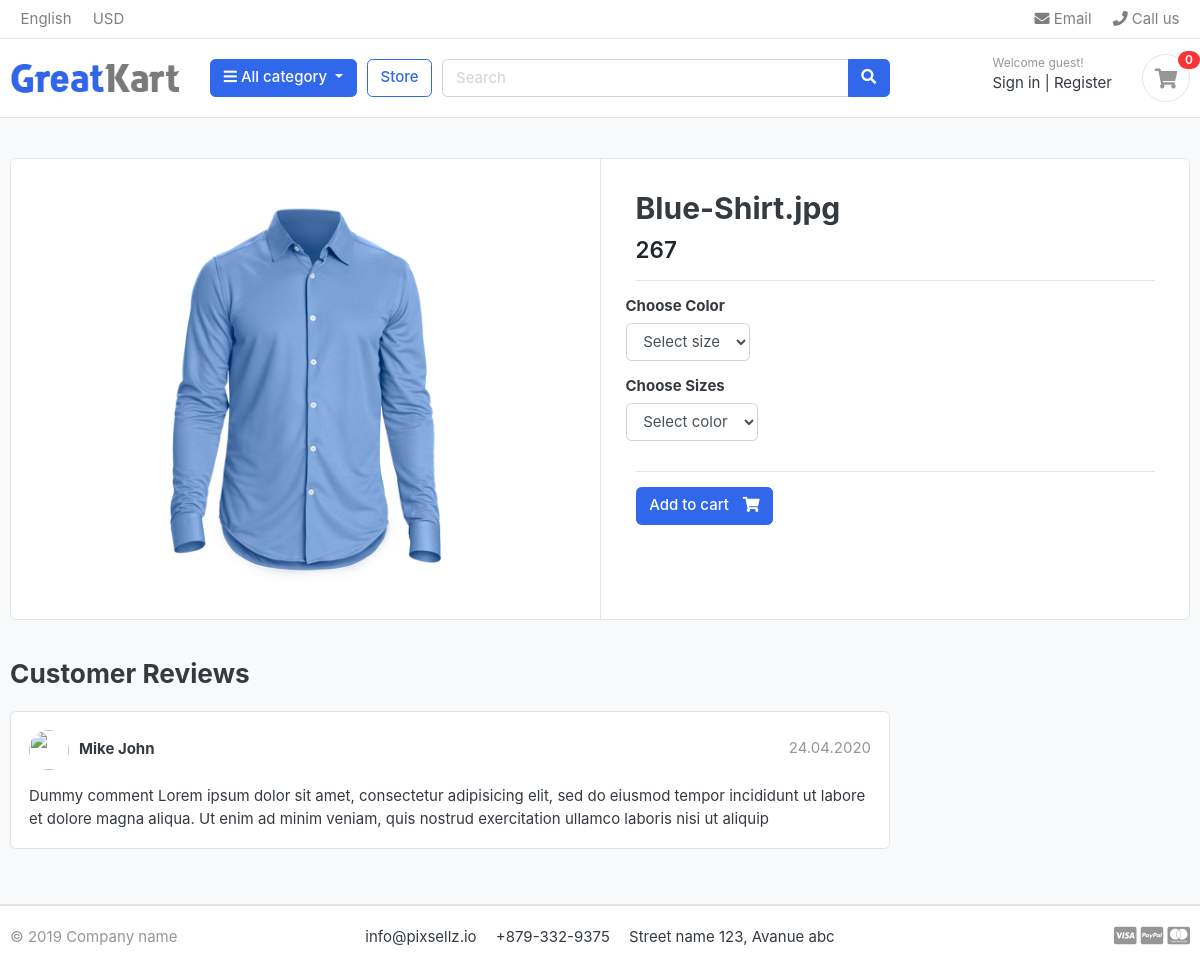
/store/shirt/blue-shirtjpg, run on the app's committed database.
### store/models.py (models this page shows, shortened)
class Product(models.Model):
    product_name = models.CharField(max_length=200, unique=True)
    slug = models.SlugField(max_length=200, unique=True)
    description = models.TextField(blank=True)
    image = models.ImageField(upload_to='photos/products')
    category = models.ForeignKey(Category, on_delete=models.CASCADE)
    stock = models.IntegerField()
    price = models.IntegerField()
    is_avaliable = models.BooleanField()
    created_at = models.DateTimeField(auto_now_add=True)
    updated_at = models.DateTimeField(auto_now=True)

### store/views.py (the view)
# urls.py: path('<slug:category_slug>/<slug:product_slug>', views.product_detail, name='product-detail'),
def product_detail(request, category_slug, product_slug):
    try:
      product = Product.objects.get(category__slug=category_slug, slug=product_slug)
      is_cart_product = CartItem.objects.filter(cart__cart_id = _cart_id(request), product=product).exists()
      print(is_cart_product)
    except Exception as e:
        raise e
    context = {
        'single_product': product,
        'in_cart': is_cart_product
    }
    return render (request, 'product-detail.html', context=context)

### carts/context_processor.py (called while the page is built)
def cart_counter(request):
    counter = 0
    try:
        cart =Cart.objects.filter(cart_id=_cart_id(request))
        cart_items = CartItem.objects.all().filter(cart=cart[:1])
        for _ in cart_items:
          counter += 1
    except Cart.DoesNotExist:
       counter = {}
    return dict(cart_count=counter)

### carts/views.py (called while the page is built)
def _cart_id(request):
    cart = request.session.session_key
    if not cart:
        print('new session key has been added')
        request.session.create()
    return cart

### category/context_processor.py (called while the page is built)
def all_category(request):
    all_category_links = Category.objects.all()
    return {'all_category_links': all_category_links}

### category/models.py (called while the page is built)
    def get_url(self):
        return reverse('category-link', args=[self.category_name])

### store/models.py (called while the page is built)
    def colors(self):
        return super().get_queryset().filter(variation_category='color')

    def sizes(self):
        return super().get_queryset().filter(variation_category='size')

### templates/product-detail.html (shortened to what this page needs)
{% extends 'base.html' %} {% block content %}
<section class="section-content padding-y bg">
  <div class="container">
    <div class="card">
      <div class="row no-gutters">
        <aside class="col-md-6">
          <article class="gallery-wrap">
            <div class="img-big-wrap">
              <a href="#"><img src="{{single_product.image.url }}" /></a>
            </div>
          </article>
        </aside>
        <main class="col-md-6 border-left">
          <form
            method="post"
            action="{% url 'add-product' single_product.id %}"
          >
            <article class="content-body">
              <h2 class="title">{{single_product.product_name}}</h2>
              <div class="mb-3">
                <var class="price h4">{{single_product.price}}</var>
              </div>
              <hr />
              <div class="row">
                <div class="item-option-select">
                  <h6>Choose Color</h6>
                  <select name="color" class="form-control">
                    <option value="" disabled selected>Select size</option>
                  </select>
                </div>
              </div>
              <div class="row">
                <div class="item-option-select">
                  <h6>Choose Sizes</h6>
                  <select name="size" class="form-control">
                    <option value="" disabled selected>Select color</option>
                  </select>
                </div>
              </div>
              <hr />
              {% if single_product.stock > 0 %} {% if in_cart %}
              <a
                href="{% url 'add-product' single_product.id %}"
                class="btn btn-primary"
              >
                <span class="text">Add to cart</span>
                <i class="fas fa-shopping-cart"></i>
              </a>
              <a href="{% url 'cart-page' %}" class="btn btn-success">
                <span class="text">View in Cart</span>
                <i class="fas fa-eye"></i>
              </a>
              {% else %}
              <button type="submit" class="btn btn-primary">
                <span class="text">Add to cart</span>
                <i class="fas fa-shopping-cart"></i>
              </button>
              {% endif %} {% else %}
              <h5>Product out of stock</h5>
              {% endif %}
            </article>
          </form>
        </main>
      </div>
    </div>
    <br />
    <div class="row">
      <div class="col-md-9">
        <header class="section-heading">
          <h3>Customer Reviews</h3>
        </header>
        <article class="box mb-3">
          <div class="icontext w-100">
            <img src="#" class="img-xs icon rounded-circle" />
            <div class="text">
              <span class="date text-muted float-md-right">24.04.2020 </span>
              <h6 class="mb-1">Mike John</h6>
            </div>
          </div>
          <div class="mt-3">
            <p>
              Dummy comment Lorem ipsum dolor sit amet, consectetur adipisicing
              elit, sed do eiusmod tempor incididunt ut labore et dolore magna
              aliqua. Ut enim ad minim veniam, quis nostrud exercitation ullamco
              laboris nisi ut aliquip
            </p>
          </div>
        </article>
      </div>
    </div>
  </div>
</section>
{% endblock content %}

### static/css/ui.css (style rules this page uses)
html { font-family: "Inter", sans-serif; font-size: 15px; }
.content-body { flex: 1 1 auto; padding: 2rem 2.3rem; }
.img-xs, .img-sm, .img-md, .img-lg { -o-object-fit: cover; object-fit: cover; flex-shrink: 0; flex-grow: 0; }
.img-xs { width: 40px; height: 40px; }
.padding-y { padding-top: 40px; padding-bottom: 40px; }
var { font-style: normal; }
article:after, .form-group:after { display: block; clear: both; content: ""; }
.bg { background-color: #f8f9fa; }
.section-heading { margin-bottom: 20px; margin-top: 15px; }
p:last-child { margin-bottom: 0; }
.btn .text + i { margin-left: 10px; }
.icontext { display: inline-flex; align-items: center; vertical-align: middle; }
.icontext .text { width: 100%; line-height: 1.2; }
.icontext .icon { position: relative; margin-right: 10px; flex-shrink: 0; flex-grow: 0; }
.price { font-weight: 600; color: #212529; }
.box { padding: 18px; background: #fff; border-radius: 0.37rem; border: 1px solid #e4e4e4; }
.box img { max-width: 100%; }
.gallery-wrap .img-big-wrap { margin-bottom: 10px; border-radius: 0.37rem; overflow: hidden; background-color: #fff; }
.gallery-wrap .img-big-wrap a { text-align: center; display: block; }
.gallery-wrap .img-big-wrap img { height: 450px; width: auto; display: inline-block; }
.item-option-select { margin-bottom: 1rem; display: inline-block; margin-right: 15px; }

### data on the page
Product: image (picture), product_name "Blue-Shirt.jpg", price "267"

### other printed values
{{ cart_count }} "0"
